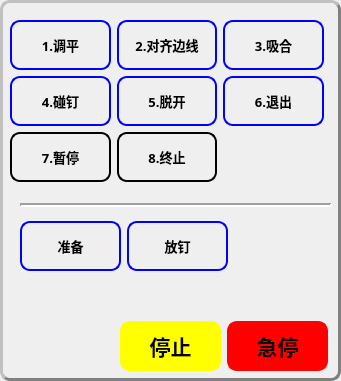
       <widget class="QGroupBox" name="groupBox_14">
        <property name="geometry">
         <rect>
          <x>10</x>
          <y>240</y>
          <width>341</width>
          <height>381</height>
         </rect>
        </property>
        <property name="styleSheet">
         <string notr="true">QGroupBox {
    color: white;                           /* 字体颜色 */
    border-radius: 10px;                    /* 设置圆角的半径 */
    border: 3px groove gray;                /* 边框样式和颜色 */
    border-style: outset;                   /* 边框样式为外凹 */
}</string>
        </property>
        <property name="title">
         <string/>
        </property>
        <widget class="QWidget" name="layoutWidget">
         <property name="geometry">
          <rect>
           <x>120</x>
           <y>320</y>
           <width>208</width>
           <height>52</height>
          </rect>
         </property>
         <layout class="QGridLayout" name="gridLayout_56">
          <item row="0" column="0">
           <widget class="QPushButton" name="btn_magnet_stop_">
            <property name="minimumSize">
             <size>
              <width>100</width>
              <height>50</height>
             </size>
            </property>
            <property name="font">
             <font>
              <family>Agency FB</family>
              <pointsize>16</pointsize>
              <weight>75</weight>
              <bold>true</bold>
             </font>
            </property>
            <property name="styleSheet">
             <string notr="true">
QPushButton {
    border: 2px solid yellow;
    border-radius: 10px;
    background-color: rgb(255, 255, 0);
}</string>
            </property>
            <property name="text">
             <string>停止</string>
            </property>
           </widget>
          </item>
          <item row="0" column="1">
           <widget class="QPushButton" name="btn_magent_crash_stop_">
            <property name="minimumSize">
             <size>
              <width>100</width>
              <height>50</height>
             </size>
            </property>
            <property name="font">
             <font>
              <family>Agency FB</family>
              <pointsize>16</pointsize>
              <weight>75</weight>
              <bold>true</bold>
             </font>
            </property>
            <property name="styleSheet">
             <string notr="true">
QPushButton {
    border: 2px solid red;
    border-radius: 10px;
    background-color: rgb(255, 0, 0);
}</string>
            </property>
            <property name="text">
             <string>急停</string>
            </property>
           </widget>
          </item>
         </layout>
        </widget>
        <widget class="QWidget" name="layoutWidget">
         <property name="geometry">
          <rect>
           <x>10</x>
           <y>20</y>
           <width>314</width>
           <height>164</height>
          </rect>
         </property>
         <layout class="QGridLayout" name="gridLayout_59">
          <item row="0" column="0">
           <widget class="QPushButton" name="btn_leveling_">
            <property name="minimumSize">
             <size>
              <width>100</width>
              <height>50</height>
             </size>
            </property>
            <property name="font">
             <font>
              <family>Agency FB</family>
              <pointsize>10</pointsize>
              <weight>75</weight>
              <bold>true</bold>
             </font>
            </property>
            <property name="styleSheet">
             <string notr="true">QPushButton {
    border: 2px solid blue;
    border-radius: 10px;
}
QPushButton:hover {
    border: 2px solid red;
    border-radius: 10px;
}

QPushButton:pressed {
    border: 2px solid green;
    border-radius: 10px;
}</string>
            </property>
            <property name="text">
             <string>1.调平</string>
            </property>
           </widget>
          </item>
          <item row="0" column="1">
           <widget class="QPushButton" name="btn_sideline_">
            <property name="minimumSize">
             <size>
              <width>100</width>
              <height>50</height>
             </size>
            </property>
            <property name="font">
             <font>
              <family>Agency FB</family>
              <pointsize>10</pointsize>
              <weight>75</weight>
              <bold>true</bold>
             </font>
            </property>
            <property name="styleSheet">
             <string notr="true">QPushButton {
    border: 2px solid blue;
    border-radius: 10px;
}
QPushButton:hover {
    border: 2px solid red;
    border-radius: 10px;
}

QPushButton:pressed {
    border: 2px solid green;
    border-radius: 10px;
}</string>
            </property>
            <property name="text">
             <string>2.对齐边线</string>
            </property>
           </widget>
          </item>
          <item row="0" column="2">
           <widget class="QPushButton" name="btn_magnet_open_">
            <property name="minimumSize">
             <size>
              <width>100</width>
              <height>50</height>
             </size>
            </property>
            <property name="font">
             <font>
              <family>Agency FB</family>
              <pointsize>10</pointsize>
              <weight>75</weight>
              <bold>true</bold>
             </font>
            </property>
            <property name="styleSheet">
             <string notr="true">QPushButton {
    border: 2px solid blue;
    border-radius: 10px;
}
QPushButton:hover {
    border: 2px solid red;
    border-radius: 10px;
}

QPushButton:pressed {
    border: 2px solid green;
    border-radius: 10px;
}</string>
            </property>
            <property name="text">
             <string>3.吸合</string>
            </property>
           </widget>
          </item>
          <item row="1" column="0">
           <widget class="QPushButton" name="btn_auto_knock_">
            <property name="minimumSize">
             <size>
              <width>100</width>
              <height>50</height>
             </size>
            </property>
            <property name="font">
             <font>
              <family>Agency FB</family>
              <pointsize>10</pointsize>
              <weight>75</weight>
              <bold>true</bold>
             </font>
            </property>
            <property name="styleSheet">
             <string notr="true">QPushButton {
    border: 2px solid blue;
    border-radius: 10px;
}
QPushButton:hover {
    border: 2px solid red;
    border-radius: 10px;
}

QPushButton:pressed {
    border: 2px solid green;
    border-radius: 10px;
}</string>
            </property>
            <property name="text">
             <string>4.碰钉</string>
            </property>
           </widget>
          </item>
          <item row="1" column="1">
           <widget class="QPushButton" name="btn_magnet_close_">
            <property name="minimumSize">
             <size>
              <width>100</width>
              <height>50</height>
             </size>
            </property>
            <property name="font">
             <font>
              <family>Agency FB</family>
              <pointsize>10</pointsize>
              <weight>75</weight>
              <bold>true</bold>
             </font>
            </property>
            <property name="styleSheet">
             <string notr="true">QPushButton {
    border: 2px solid blue;
    border-radius: 10px;
}
QPushButton:hover {
    border: 2px solid red;
    border-radius: 10px;
}

QPushButton:pressed {
    border: 2px solid green;
    border-radius: 10px;
}</string>
            </property>
            <property name="text">
             <string>5.脱开</string>
            </property>
           </widget>
          </item>
          <item row="1" column="2">
           <widget class="QPushButton" name="btn_magnet_exit">
            <property name="minimumSize">
             <size>
              <width>100</width>
              <height>50</height>
             </size>
            </property>
            <property name="font">
             <font>
              <family>Agency FB</family>
              <pointsize>10</pointsize>
              <weight>75</weight>
              <bold>true</bold>
             </font>
            </property>
            <property name="styleSheet">
             <string notr="true">QPushButton {
    border: 2px solid blue;
    border-radius: 10px;
}
QPushButton:hover {
    border: 2px solid red;
    border-radius: 10px;
}

QPushButton:pressed {
    border: 2px solid green;
    border-radius: 10px;
}</string>
            </property>
            <property name="text">
             <string>6.退出</string>
            </property>
           </widget>
          </item>
          <item row="2" column="0">
           <widget class="QPushButton" name="btn_magnet_pause_">
            <property name="minimumSize">
             <size>
              <width>100</width>
              <height>50</height>
             </size>
            </property>
            <property name="font">
             <font>
              <family>Agency FB</family>
              <pointsize>10</pointsize>
              <weight>75</weight>
              <bold>true</bold>
             </font>
            </property>
            <property name="styleSheet">
             <string notr="true">QPushButton {
    border: 2px solid black;
    border-radius: 10px;
}
QPushButton:hover {
    border: 2px solid red;
    border-radius: 10px;
}

QPushButton:pressed {
    border: 2px solid green;
    border-radius: 10px;
}</string>
            </property>
            <property name="text">
             <string>7.暂停</string>
            </property>
           </widget>
          </item>
          <item row="2" column="1">
           <widget class="QPushButton" name="btn_knock_suspend_">
            <property name="minimumSize">
             <size>
              <width>100</width>
              <height>50</height>
             </size>
            </property>
            <property name="font">
             <font>
              <family>Agency FB</family>
              <pointsize>10</pointsize>
              <weight>75</weight>
              <bold>true</bold>
             </font>
            </property>
            <property name="styleSheet">
             <string notr="true">QPushButton {
    border: 2px solid black;
    border-radius: 10px;
}
QPushButton:hover {
    border: 2px solid red;
    border-radius: 10px;
}

QPushButton:pressed {
    border: 2px solid green;
    border-radius: 10px;
}</string>
            </property>
            <property name="text">
             <string>8.终止</string>
            </property>
           </widget>
          </item>
         </layout>
        </widget>
        <widget class="Line" name="line">
         <property name="geometry">
          <rect>
           <x>20</x>
           <y>190</y>
           <width>311</width>
           <height>31</height>
          </rect>
         </property>
         <property name="lineWidth">
          <number>2</number>
         </property>
         <property name="orientation">
          <enum>Qt::Horizontal</enum>
         </property>
        </widget>
        <widget class="QWidget" name="layoutWidget">
         <property name="geometry">
          <rect>
           <x>20</x>
           <y>220</y>
           <width>208</width>
           <height>52</height>
          </rect>
         </property>
         <layout class="QGridLayout" name="gridLayout_58">
          <item row="0" column="0">
           <widget class="QPushButton" name="btn_preparation_pos">
            <property name="minimumSize">
             <size>
              <width>100</width>
              <height>50</height>
             </size>
            </property>
            <property name="font">
             <font>
              <family>Agency FB</family>
              <pointsize>10</pointsize>
              <weight>75</weight>
              <bold>true</bold>
             </font>
            </property>
            <property name="styleSheet">
             <string notr="true">QPushButton {
    border: 2px solid blue;
    border-radius: 10px;
}
QPushButton:hover {
    border: 2px solid red;
    border-radius: 10px;
}

QPushButton:pressed {
    border: 2px solid green;
    border-radius: 10px;
}</string>
            </property>
            <property name="text">
             <string>准备</string>
            </property>
           </widget>
          </item>
          <item row="0" column="1">
           <widget class="QPushButton" name="btn_add_nail">
            <property name="minimumSize">
             <size>
              <width>100</width>
              <height>50</height>
             </size>
            </property>
            <property name="font">
             <font>
              <family>Agency FB</family>
              <pointsize>10</pointsize>
              <weight>75</weight>
              <bold>true</bold>
             </font>
            </property>
            <property name="styleSheet">
             <string notr="true">QPushButton {
    border: 2px solid blue;
    border-radius: 10px;
}
QPushButton:hover {
    border: 2px solid red;
    border-radius: 10px;
}

QPushButton:pressed {
    border: 2px solid green;
    border-radius: 10px;
}</string>
            </property>
            <property name="text">
             <string>放钉</string>
            </property>
           </widget>
          </item>
         </layout>
        </widget>
       </widget>
